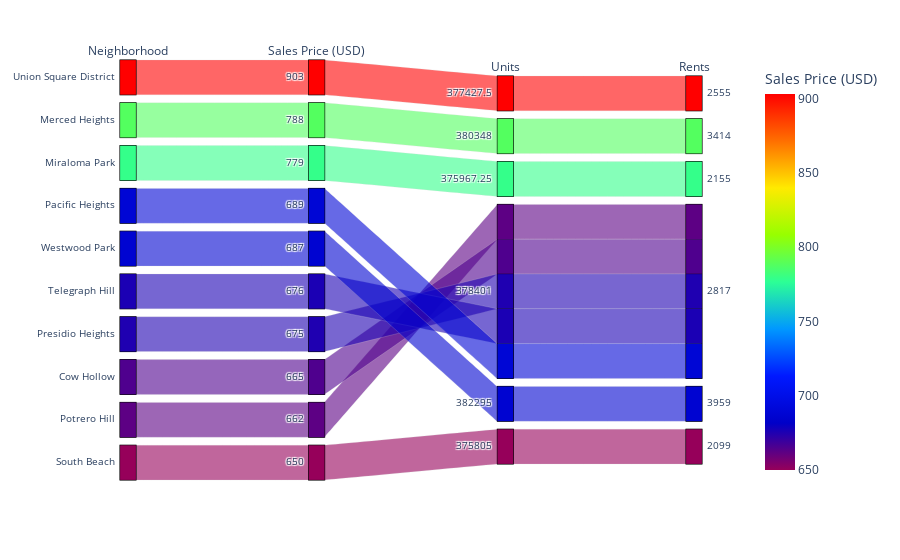

The notebook cell this image was saved under:
### Code cell
sfo_cat

### Figure 1 — Plotly figure (JSON) as saved in the notebook; plotly's stock layout.template omitted (floating-point values rounded to 4 significant figures)
{"data": [{"dimensions": [{"label": "Neighborhood", "values": ["Union Square District", "Merced Heights", "Miraloma Park", "Pacific Heights", "Westwood Park", "Telegraph Hill", "Presidio Heights", "Cow Hollow", "Potrero Hill", "South Beach"]}, {"label": "Sales Price (USD)", "values": [903, 788, 779, 689, 687, 676, 675, 665, 662, 650]}, {"label": "Units", "values": [377400.0, 380348, 376000.0, 378401, 382295, 378401, 378401, 378401, 378401, 375805]}, {"label": "Rents", "values": [2555, 3414, 2155, 2817, 3959, 2817, 2817, 2817, 2817, 2099]}], "domain": {"x": [0, 1], "y": [0, 1]}, "line": {"color": [903, 788, 779, 689, 687, 676, 675, 665, 662, 650], "coloraxis": "coloraxis"}, "name": "", "type": "parcats"}], "layout": {"autosize": true, "coloraxis": {"colorbar": {"title": {"text": "Sales Price (USD)"}}, "colorscale": [[0, "rgb(150,0,90)"], [0.125, "rgb(0,0,200)"], [0.25, "rgb(0,25,255)"], [0.375, "rgb(0,152,255)"], [0.5, "rgb(44,255,150)"], [0.625, "rgb(151,255,0)"], [0.75, "rgb(255,234,0)"], [0.875, "rgb(255,111,0)"], [1, "rgb(255,0,0)"]]}, "legend": {"tracegroupgap": 0}, "margin": {"t": 60}}}
